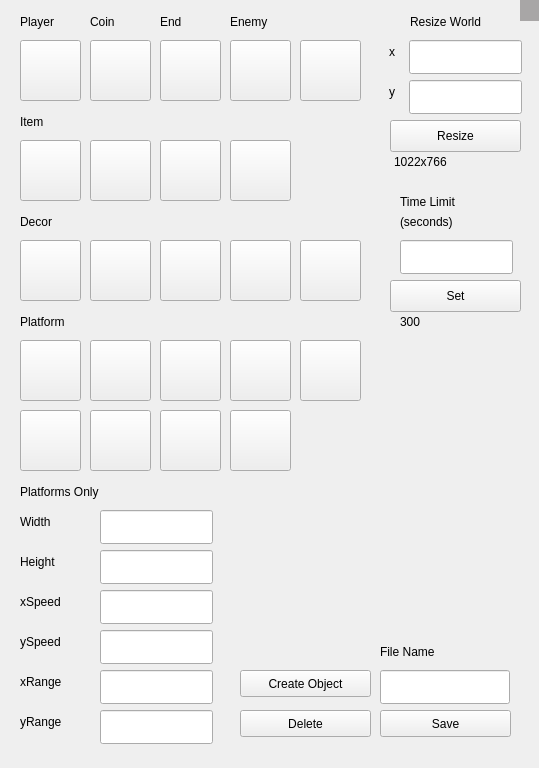
<?xml version="1.0" encoding="UTF-8"?>
<ui version="4.0">
 <class>MapMaker</class>
 <widget class="QWidget" name="MapMaker">
  <property name="geometry">
   <rect>
    <x>0</x>
    <y>0</y>
    <width>539</width>
    <height>768</height>
   </rect>
  </property>
  <property name="windowTitle">
   <string>Map Maker</string>
  </property>
  <widget class="QPushButton" name="PBmakeObject">
   <property name="geometry">
    <rect>
     <x>240</x>
     <y>670</y>
     <width>131</width>
     <height>27</height>
    </rect>
   </property>
   <property name="text">
    <string>Create Object</string>
   </property>
  </widget>
  <widget class="QPushButton" name="PBplatform1">
   <property name="geometry">
    <rect>
     <x>20</x>
     <y>340</y>
     <width>61</width>
     <height>61</height>
    </rect>
   </property>
   <property name="toolTip">
    <string>Platform</string>
   </property>
   <property name="text">
    <string/>
   </property>
   <property name="icon">
    <iconset resource="resources.qrc">
     <normaloff>:/images/bridgelogs.png</normaloff>:/images/bridgelogs.png</iconset>
   </property>
   <property name="iconSize">
    <size>
     <width>45</width>
     <height>45</height>
    </size>
   </property>
   <property name="checkable">
    <bool>true</bool>
   </property>
  </widget>
  <widget class="QPushButton" name="PBplatform2">
   <property name="geometry">
    <rect>
     <x>90</x>
     <y>340</y>
     <width>61</width>
     <height>61</height>
    </rect>
   </property>
   <property name="toolTip">
    <string>Platform</string>
   </property>
   <property name="text">
    <string/>
   </property>
   <property name="icon">
    <iconset resource="resources.qrc">
     <normaloff>:/images/bridgeplanks.png</normaloff>:/images/bridgeplanks.png</iconset>
   </property>
   <property name="iconSize">
    <size>
     <width>45</width>
     <height>45</height>
    </size>
   </property>
   <property name="checkable">
    <bool>true</bool>
   </property>
  </widget>
  <widget class="QPushButton" name="PBplatform3">
   <property name="geometry">
    <rect>
     <x>160</x>
     <y>340</y>
     <width>61</width>
     <height>61</height>
    </rect>
   </property>
   <property name="toolTip">
    <string>Platform</string>
   </property>
   <property name="text">
    <string/>
   </property>
   <property name="icon">
    <iconset resource="resources.qrc">
     <normaloff>:/images/platformbox.png</normaloff>:/images/platformbox.png</iconset>
   </property>
   <property name="iconSize">
    <size>
     <width>45</width>
     <height>45</height>
    </size>
   </property>
   <property name="checkable">
    <bool>true</bool>
   </property>
  </widget>
  <widget class="QPushButton" name="PBplatform4">
   <property name="geometry">
    <rect>
     <x>230</x>
     <y>340</y>
     <width>61</width>
     <height>61</height>
    </rect>
   </property>
   <property name="toolTip">
    <string>Platform</string>
   </property>
   <property name="text">
    <string/>
   </property>
   <property name="icon">
    <iconset resource="resources.qrc">
     <normaloff>:/images/platformcastle.png</normaloff>:/images/platformcastle.png</iconset>
   </property>
   <property name="iconSize">
    <size>
     <width>45</width>
     <height>45</height>
    </size>
   </property>
   <property name="checkable">
    <bool>true</bool>
   </property>
  </widget>
  <widget class="QPushButton" name="PBplatform6">
   <property name="geometry">
    <rect>
     <x>20</x>
     <y>410</y>
     <width>61</width>
     <height>61</height>
    </rect>
   </property>
   <property name="toolTip">
    <string>Platform</string>
   </property>
   <property name="text">
    <string/>
   </property>
   <property name="icon">
    <iconset resource="resources.qrc">
     <normaloff>:/images/platformearth.png</normaloff>:/images/platformearth.png</iconset>
   </property>
   <property name="iconSize">
    <size>
     <width>45</width>
     <height>45</height>
    </size>
   </property>
   <property name="checkable">
    <bool>true</bool>
   </property>
  </widget>
  <widget class="QPushButton" name="PBplatform7">
   <property name="geometry">
    <rect>
     <x>90</x>
     <y>410</y>
     <width>61</width>
     <height>61</height>
    </rect>
   </property>
   <property name="toolTip">
    <string>Platform</string>
   </property>
   <property name="text">
    <string/>
   </property>
   <property name="icon">
    <iconset resource="resources.qrc">
     <normaloff>:/images/platformsand.png</normaloff>:/images/platformsand.png</iconset>
   </property>
   <property name="iconSize">
    <size>
     <width>45</width>
     <height>45</height>
    </size>
   </property>
   <property name="checkable">
    <bool>true</bool>
   </property>
  </widget>
  <widget class="QPushButton" name="PBplatform5">
   <property name="geometry">
    <rect>
     <x>300</x>
     <y>340</y>
     <width>61</width>
     <height>61</height>
    </rect>
   </property>
   <property name="toolTip">
    <string>Platform</string>
   </property>
   <property name="text">
    <string/>
   </property>
   <property name="icon">
    <iconset resource="resources.qrc">
     <normaloff>:/images/platformdirt.png</normaloff>:/images/platformdirt.png</iconset>
   </property>
   <property name="iconSize">
    <size>
     <width>45</width>
     <height>45</height>
    </size>
   </property>
   <property name="checkable">
    <bool>true</bool>
   </property>
  </widget>
  <widget class="QPushButton" name="PBplatform8">
   <property name="geometry">
    <rect>
     <x>160</x>
     <y>410</y>
     <width>61</width>
     <height>61</height>
    </rect>
   </property>
   <property name="toolTip">
    <string>Platform</string>
   </property>
   <property name="text">
    <string/>
   </property>
   <property name="icon">
    <iconset resource="resources.qrc">
     <normaloff>:/images/platformsnow.png</normaloff>:/images/platformsnow.png</iconset>
   </property>
   <property name="iconSize">
    <size>
     <width>45</width>
     <height>45</height>
    </size>
   </property>
   <property name="checkable">
    <bool>true</bool>
   </property>
  </widget>
  <widget class="QPushButton" name="PBplatform9">
   <property name="geometry">
    <rect>
     <x>230</x>
     <y>410</y>
     <width>61</width>
     <height>61</height>
    </rect>
   </property>
   <property name="toolTip">
    <string>Platform</string>
   </property>
   <property name="text">
    <string/>
   </property>
   <property name="icon">
    <iconset resource="resources.qrc">
     <normaloff>:/images/platformstone.png</normaloff>:/images/platformstone.png</iconset>
   </property>
   <property name="iconSize">
    <size>
     <width>45</width>
     <height>45</height>
    </size>
   </property>
   <property name="checkable">
    <bool>true</bool>
   </property>
  </widget>
  <widget class="QPushButton" name="PBplayer">
   <property name="geometry">
    <rect>
     <x>20</x>
     <y>40</y>
     <width>61</width>
     <height>61</height>
    </rect>
   </property>
   <property name="toolTip">
    <string>Player</string>
   </property>
   <property name="text">
    <string/>
   </property>
   <property name="icon">
    <iconset resource="resources.qrc">
     <normaloff>:/images/maincharacter/stand.png</normaloff>:/images/maincharacter/stand.png</iconset>
   </property>
   <property name="iconSize">
    <size>
     <width>45</width>
     <height>45</height>
    </size>
   </property>
   <property name="checkable">
    <bool>true</bool>
   </property>
  </widget>
  <widget class="QPushButton" name="PBcoin">
   <property name="geometry">
    <rect>
     <x>90</x>
     <y>40</y>
     <width>61</width>
     <height>61</height>
    </rect>
   </property>
   <property name="toolTip">
    <string>Coin</string>
   </property>
   <property name="text">
    <string/>
   </property>
   <property name="icon">
    <iconset resource="resources.qrc">
     <normaloff>:/images/goldCoin/goldCoin1.png</normaloff>:/images/goldCoin/goldCoin1.png</iconset>
   </property>
   <property name="iconSize">
    <size>
     <width>45</width>
     <height>45</height>
    </size>
   </property>
   <property name="checkable">
    <bool>true</bool>
   </property>
  </widget>
  <widget class="QLabel" name="label">
   <property name="geometry">
    <rect>
     <x>20</x>
     <y>10</y>
     <width>61</width>
     <height>24</height>
    </rect>
   </property>
   <property name="text">
    <string>Player</string>
   </property>
  </widget>
  <widget class="QLabel" name="label_2">
   <property name="geometry">
    <rect>
     <x>20</x>
     <y>310</y>
     <width>85</width>
     <height>24</height>
    </rect>
   </property>
   <property name="text">
    <string>Platform</string>
   </property>
  </widget>
  <widget class="QLabel" name="label_3">
   <property name="geometry">
    <rect>
     <x>90</x>
     <y>10</y>
     <width>61</width>
     <height>24</height>
    </rect>
   </property>
   <property name="text">
    <string>Coin</string>
   </property>
  </widget>
  <widget class="QLabel" name="label_4">
   <property name="geometry">
    <rect>
     <x>20</x>
     <y>110</y>
     <width>85</width>
     <height>24</height>
    </rect>
   </property>
   <property name="text">
    <string>Item</string>
   </property>
  </widget>
  <widget class="QLabel" name="label_5">
   <property name="geometry">
    <rect>
     <x>230</x>
     <y>10</y>
     <width>85</width>
     <height>24</height>
    </rect>
   </property>
   <property name="text">
    <string>Enemy</string>
   </property>
  </widget>
  <widget class="QPushButton" name="PBenemyGround">
   <property name="geometry">
    <rect>
     <x>300</x>
     <y>40</y>
     <width>61</width>
     <height>61</height>
    </rect>
   </property>
   <property name="toolTip">
    <string>Platform</string>
   </property>
   <property name="text">
    <string/>
   </property>
   <property name="icon">
    <iconset resource="resources.qrc">
     <normaloff>:/images/groundrobot.png</normaloff>:/images/groundrobot.png</iconset>
   </property>
   <property name="iconSize">
    <size>
     <width>45</width>
     <height>45</height>
    </size>
   </property>
   <property name="checkable">
    <bool>true</bool>
   </property>
  </widget>
  <widget class="QPushButton" name="PBenemyFly">
   <property name="geometry">
    <rect>
     <x>230</x>
     <y>40</y>
     <width>61</width>
     <height>61</height>
    </rect>
   </property>
   <property name="toolTip">
    <string>Platform</string>
   </property>
   <property name="text">
    <string/>
   </property>
   <property name="icon">
    <iconset resource="resources.qrc">
     <normaloff>:/images/flyingrobot.png</normaloff>:/images/flyingrobot.png</iconset>
   </property>
   <property name="iconSize">
    <size>
     <width>45</width>
     <height>45</height>
    </size>
   </property>
   <property name="checkable">
    <bool>true</bool>
   </property>
  </widget>
  <widget class="QPushButton" name="PBwin">
   <property name="geometry">
    <rect>
     <x>160</x>
     <y>40</y>
     <width>61</width>
     <height>61</height>
    </rect>
   </property>
   <property name="toolTip">
    <string>Win</string>
   </property>
   <property name="text">
    <string/>
   </property>
   <property name="icon">
    <iconset resource="resources.qrc">
     <normaloff>:/images/flag.png</normaloff>:/images/flag.png</iconset>
   </property>
   <property name="iconSize">
    <size>
     <width>45</width>
     <height>45</height>
    </size>
   </property>
   <property name="checkable">
    <bool>true</bool>
   </property>
  </widget>
  <widget class="QLabel" name="label_6">
   <property name="geometry">
    <rect>
     <x>160</x>
     <y>10</y>
     <width>61</width>
     <height>24</height>
    </rect>
   </property>
   <property name="text">
    <string>End</string>
   </property>
  </widget>
  <widget class="QLabel" name="label_7">
   <property name="geometry">
    <rect>
     <x>20</x>
     <y>590</y>
     <width>85</width>
     <height>24</height>
    </rect>
   </property>
   <property name="text">
    <string>xSpeed</string>
   </property>
  </widget>
  <widget class="QLabel" name="label_8">
   <property name="geometry">
    <rect>
     <x>20</x>
     <y>630</y>
     <width>85</width>
     <height>24</height>
    </rect>
   </property>
   <property name="text">
    <string>ySpeed</string>
   </property>
  </widget>
  <widget class="QLabel" name="label_9">
   <property name="geometry">
    <rect>
     <x>20</x>
     <y>670</y>
     <width>85</width>
     <height>24</height>
    </rect>
   </property>
   <property name="text">
    <string>xRange</string>
   </property>
  </widget>
  <widget class="QLabel" name="label_10">
   <property name="geometry">
    <rect>
     <x>20</x>
     <y>710</y>
     <width>85</width>
     <height>24</height>
    </rect>
   </property>
   <property name="text">
    <string>yRange</string>
   </property>
  </widget>
  <widget class="QLabel" name="label_11">
   <property name="geometry">
    <rect>
     <x>20</x>
     <y>510</y>
     <width>85</width>
     <height>24</height>
    </rect>
   </property>
   <property name="text">
    <string>Width</string>
   </property>
  </widget>
  <widget class="QLineEdit" name="LExSpeed">
   <property name="geometry">
    <rect>
     <x>100</x>
     <y>590</y>
     <width>113</width>
     <height>34</height>
    </rect>
   </property>
  </widget>
  <widget class="QLineEdit" name="LEySpeed">
   <property name="geometry">
    <rect>
     <x>100</x>
     <y>630</y>
     <width>113</width>
     <height>34</height>
    </rect>
   </property>
  </widget>
  <widget class="QLineEdit" name="LExRange">
   <property name="geometry">
    <rect>
     <x>100</x>
     <y>670</y>
     <width>113</width>
     <height>34</height>
    </rect>
   </property>
  </widget>
  <widget class="QLineEdit" name="LEyRange">
   <property name="geometry">
    <rect>
     <x>100</x>
     <y>710</y>
     <width>113</width>
     <height>34</height>
    </rect>
   </property>
  </widget>
  <widget class="QLineEdit" name="LEwidth">
   <property name="geometry">
    <rect>
     <x>100</x>
     <y>510</y>
     <width>113</width>
     <height>34</height>
    </rect>
   </property>
  </widget>
  <widget class="QWidget" name="QWworld" native="true">
   <property name="geometry">
    <rect>
     <x>520</x>
     <y>0</y>
     <width>21</width>
     <height>21</height>
    </rect>
   </property>
   <property name="styleSheet">
    <string notr="true">background-color: rgb(168, 166, 166);</string>
   </property>
  </widget>
  <widget class="QLabel" name="label_12">
   <property name="geometry">
    <rect>
     <x>20</x>
     <y>550</y>
     <width>85</width>
     <height>24</height>
    </rect>
   </property>
   <property name="text">
    <string>Height</string>
   </property>
  </widget>
  <widget class="QLineEdit" name="LEheight">
   <property name="geometry">
    <rect>
     <x>100</x>
     <y>550</y>
     <width>113</width>
     <height>34</height>
    </rect>
   </property>
  </widget>
  <widget class="QPushButton" name="PBdelete">
   <property name="geometry">
    <rect>
     <x>240</x>
     <y>710</y>
     <width>131</width>
     <height>27</height>
    </rect>
   </property>
   <property name="text">
    <string>Delete</string>
   </property>
   <property name="checkable">
    <bool>true</bool>
   </property>
  </widget>
  <widget class="QLabel" name="label_13">
   <property name="geometry">
    <rect>
     <x>410</x>
     <y>10</y>
     <width>121</width>
     <height>24</height>
    </rect>
   </property>
   <property name="text">
    <string>Resize World</string>
   </property>
  </widget>
  <widget class="QLabel" name="label_14">
   <property name="geometry">
    <rect>
     <x>389</x>
     <y>40</y>
     <width>16</width>
     <height>24</height>
    </rect>
   </property>
   <property name="text">
    <string>x</string>
   </property>
  </widget>
  <widget class="QLabel" name="label_15">
   <property name="geometry">
    <rect>
     <x>389</x>
     <y>80</y>
     <width>16</width>
     <height>24</height>
    </rect>
   </property>
   <property name="text">
    <string>y</string>
   </property>
  </widget>
  <widget class="QLineEdit" name="LEresizeX">
   <property name="geometry">
    <rect>
     <x>409</x>
     <y>40</y>
     <width>113</width>
     <height>34</height>
    </rect>
   </property>
  </widget>
  <widget class="QLineEdit" name="LEresizeY">
   <property name="geometry">
    <rect>
     <x>409</x>
     <y>80</y>
     <width>113</width>
     <height>34</height>
    </rect>
   </property>
  </widget>
  <widget class="QPushButton" name="PBresize">
   <property name="geometry">
    <rect>
     <x>390</x>
     <y>120</y>
     <width>131</width>
     <height>32</height>
    </rect>
   </property>
   <property name="text">
    <string>Resize</string>
   </property>
  </widget>
  <widget class="QLabel" name="label_16">
   <property name="geometry">
    <rect>
     <x>20</x>
     <y>480</y>
     <width>141</width>
     <height>24</height>
    </rect>
   </property>
   <property name="text">
    <string>Platforms Only</string>
   </property>
  </widget>
  <widget class="QPushButton" name="Save">
   <property name="geometry">
    <rect>
     <x>380</x>
     <y>710</y>
     <width>131</width>
     <height>27</height>
    </rect>
   </property>
   <property name="text">
    <string>Save</string>
   </property>
   <property name="checkable">
    <bool>false</bool>
   </property>
  </widget>
  <widget class="QLineEdit" name="LEfilename">
   <property name="geometry">
    <rect>
     <x>380</x>
     <y>670</y>
     <width>130</width>
     <height>34</height>
    </rect>
   </property>
  </widget>
  <widget class="QLabel" name="label_17">
   <property name="geometry">
    <rect>
     <x>380</x>
     <y>640</y>
     <width>130</width>
     <height>24</height>
    </rect>
   </property>
   <property name="text">
    <string>File Name</string>
   </property>
  </widget>
  <widget class="QLabel" name="LBsize">
   <property name="geometry">
    <rect>
     <x>394</x>
     <y>150</y>
     <width>121</width>
     <height>24</height>
    </rect>
   </property>
   <property name="text">
    <string>1022x766</string>
   </property>
  </widget>
  <widget class="QLabel" name="label_21">
   <property name="geometry">
    <rect>
     <x>400</x>
     <y>190</y>
     <width>101</width>
     <height>24</height>
    </rect>
   </property>
   <property name="text">
    <string>Time Limit</string>
   </property>
  </widget>
  <widget class="QLineEdit" name="LEtime">
   <property name="geometry">
    <rect>
     <x>400</x>
     <y>240</y>
     <width>113</width>
     <height>34</height>
    </rect>
   </property>
  </widget>
  <widget class="QPushButton" name="PBsetTime">
   <property name="geometry">
    <rect>
     <x>390</x>
     <y>280</y>
     <width>131</width>
     <height>32</height>
    </rect>
   </property>
   <property name="text">
    <string>Set</string>
   </property>
  </widget>
  <widget class="QLabel" name="LBtime">
   <property name="geometry">
    <rect>
     <x>400</x>
     <y>310</y>
     <width>111</width>
     <height>24</height>
    </rect>
   </property>
   <property name="text">
    <string>300</string>
   </property>
  </widget>
  <widget class="QPushButton" name="PBitem4">
   <property name="geometry">
    <rect>
     <x>230</x>
     <y>140</y>
     <width>61</width>
     <height>61</height>
    </rect>
   </property>
   <property name="toolTip">
    <string>Platform</string>
   </property>
   <property name="text">
    <string/>
   </property>
   <property name="icon">
    <iconset resource="resources.qrc">
     <normaloff>:/images/powerspeed.png</normaloff>:/images/powerspeed.png</iconset>
   </property>
   <property name="iconSize">
    <size>
     <width>45</width>
     <height>45</height>
    </size>
   </property>
   <property name="checkable">
    <bool>true</bool>
   </property>
  </widget>
  <widget class="QPushButton" name="PBitem3">
   <property name="geometry">
    <rect>
     <x>160</x>
     <y>140</y>
     <width>61</width>
     <height>61</height>
    </rect>
   </property>
   <property name="toolTip">
    <string>Platform</string>
   </property>
   <property name="text">
    <string/>
   </property>
   <property name="icon">
    <iconset resource="resources.qrc">
     <normaloff>:/images/powershield.png</normaloff>:/images/powershield.png</iconset>
   </property>
   <property name="iconSize">
    <size>
     <width>45</width>
     <height>45</height>
    </size>
   </property>
   <property name="checkable">
    <bool>true</bool>
   </property>
  </widget>
  <widget class="QPushButton" name="PBitem1">
   <property name="geometry">
    <rect>
     <x>20</x>
     <y>140</y>
     <width>61</width>
     <height>61</height>
    </rect>
   </property>
   <property name="toolTip">
    <string>Platform</string>
   </property>
   <property name="text">
    <string/>
   </property>
   <property name="icon">
    <iconset resource="resources.qrc">
     <normaloff>:/images/powerjump.png</normaloff>:/images/powerjump.png</iconset>
   </property>
   <property name="iconSize">
    <size>
     <width>45</width>
     <height>45</height>
    </size>
   </property>
   <property name="checkable">
    <bool>true</bool>
   </property>
  </widget>
  <widget class="QPushButton" name="PBitem2">
   <property name="geometry">
    <rect>
     <x>90</x>
     <y>140</y>
     <width>61</width>
     <height>61</height>
    </rect>
   </property>
   <property name="toolTip">
    <string>Platform</string>
   </property>
   <property name="text">
    <string/>
   </property>
   <property name="icon">
    <iconset resource="resources.qrc">
     <normaloff>:/images/powerscore.png</normaloff>:/images/powerscore.png</iconset>
   </property>
   <property name="iconSize">
    <size>
     <width>45</width>
     <height>45</height>
    </size>
   </property>
   <property name="checkable">
    <bool>true</bool>
   </property>
  </widget>
  <widget class="QLabel" name="label_23">
   <property name="geometry">
    <rect>
     <x>20</x>
     <y>210</y>
     <width>85</width>
     <height>24</height>
    </rect>
   </property>
   <property name="text">
    <string>Decor</string>
   </property>
  </widget>
  <widget class="QPushButton" name="PBobject3">
   <property name="geometry">
    <rect>
     <x>160</x>
     <y>240</y>
     <width>61</width>
     <height>61</height>
    </rect>
   </property>
   <property name="toolTip">
    <string>Platform</string>
   </property>
   <property name="text">
    <string/>
   </property>
   <property name="icon">
    <iconset resource="resources.qrc">
     <normaloff>:/images/objecthill.png</normaloff>:/images/objecthill.png</iconset>
   </property>
   <property name="iconSize">
    <size>
     <width>45</width>
     <height>45</height>
    </size>
   </property>
   <property name="checkable">
    <bool>true</bool>
   </property>
  </widget>
  <widget class="QPushButton" name="PBobject1">
   <property name="geometry">
    <rect>
     <x>20</x>
     <y>240</y>
     <width>61</width>
     <height>61</height>
    </rect>
   </property>
   <property name="toolTip">
    <string>Platform</string>
   </property>
   <property name="text">
    <string/>
   </property>
   <property name="icon">
    <iconset resource="resources.qrc">
     <normaloff>:/images/objectarrowsign.png</normaloff>:/images/objectarrowsign.png</iconset>
   </property>
   <property name="iconSize">
    <size>
     <width>45</width>
     <height>45</height>
    </size>
   </property>
   <property name="checkable">
    <bool>true</bool>
   </property>
  </widget>
  <widget class="QPushButton" name="PBobject4">
   <property name="geometry">
    <rect>
     <x>230</x>
     <y>240</y>
     <width>61</width>
     <height>61</height>
    </rect>
   </property>
   <property name="toolTip">
    <string>Platform</string>
   </property>
   <property name="text">
    <string/>
   </property>
   <property name="icon">
    <iconset resource="resources.qrc">
     <normaloff>:/images/objecttorch.png</normaloff>:/images/objecttorch.png</iconset>
   </property>
   <property name="iconSize">
    <size>
     <width>45</width>
     <height>45</height>
    </size>
   </property>
   <property name="checkable">
    <bool>true</bool>
   </property>
  </widget>
  <widget class="QPushButton" name="PBobject2">
   <property name="geometry">
    <rect>
     <x>90</x>
     <y>240</y>
     <width>61</width>
     <height>61</height>
    </rect>
   </property>
   <property name="toolTip">
    <string>Platform</string>
   </property>
   <property name="text">
    <string/>
   </property>
   <property name="icon">
    <iconset resource="resources.qrc">
     <normaloff>:/images/objectexitsign.png</normaloff>:/images/objectexitsign.png</iconset>
   </property>
   <property name="iconSize">
    <size>
     <width>45</width>
     <height>45</height>
    </size>
   </property>
   <property name="checkable">
    <bool>true</bool>
   </property>
  </widget>
  <widget class="QPushButton" name="PBobject5">
   <property name="geometry">
    <rect>
     <x>300</x>
     <y>240</y>
     <width>61</width>
     <height>61</height>
    </rect>
   </property>
   <property name="toolTip">
    <string>Platform</string>
   </property>
   <property name="text">
    <string/>
   </property>
   <property name="icon">
    <iconset resource="resources.qrc">
     <normaloff>:/images/objectwindow.png</normaloff>:/images/objectwindow.png</iconset>
   </property>
   <property name="iconSize">
    <size>
     <width>45</width>
     <height>45</height>
    </size>
   </property>
   <property name="checkable">
    <bool>true</bool>
   </property>
  </widget>
  <widget class="QLabel" name="label_22">
   <property name="geometry">
    <rect>
     <x>400</x>
     <y>210</y>
     <width>101</width>
     <height>24</height>
    </rect>
   </property>
   <property name="text">
    <string>(seconds)</string>
   </property>
  </widget>
 </widget>
 <layoutdefault spacing="6" margin="11"/>
 <resources>
  <include location="resources.qrc"/>
 </resources>
 <connections/>
</ui>
